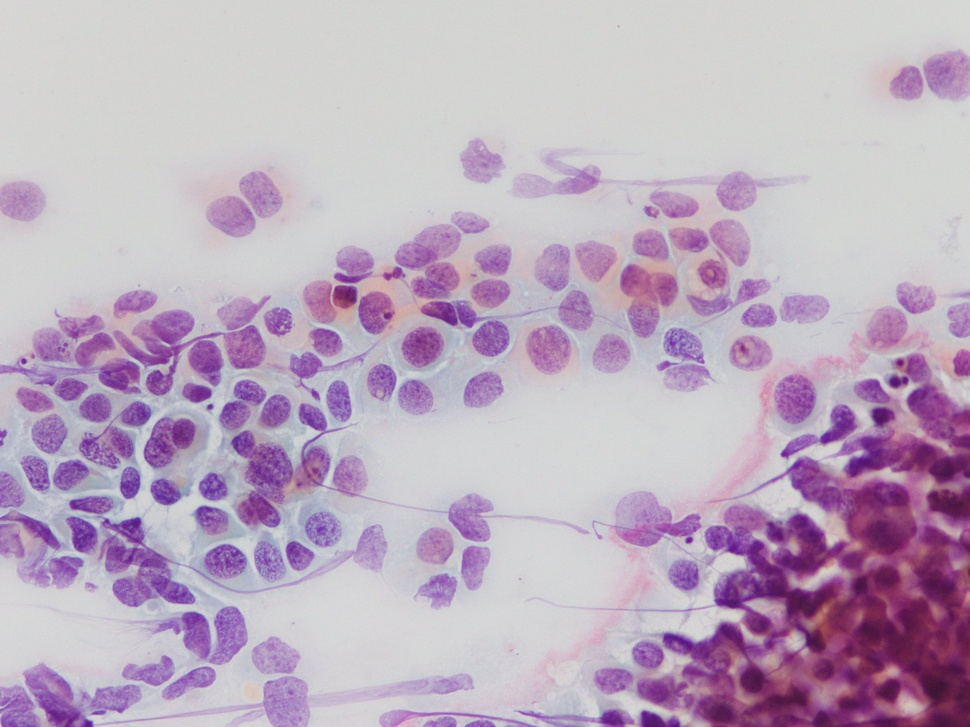
#> input picture Week_13_IMAGE_data/DAY3/Image_6385.jpg, 970 x 727 px, shrunk from 1920 x 1440 before the run
$ jupyter execute gauss.ipynb
#> lines starting #> are read from the running program, lines starting #| are printed output that depends on the picture
[cell 1]
import cv2
import matplotlib.pyplot as plt
import numpy as np

[cell 2]
img = cv2.imread('Image_6385.jpg')
#> img is the input picture: shape (727, 970, 3); mean B, G, R 191.3, 171.7, 188.9
plt.imshow(img)
plt.axis('Off')
plt.show()

[cell 3]
img_filtered = cv2.GaussianBlur(img,(5,5),sigmaX=1)
plt.imshow(img_filtered)
plt.axis('Off')
plt.show()

[cell 4]
def gaussian_kernal(size, sigma):
#> called with size = 5, sigma = 1.4
    if size % 2 == 0 :
        size = size + 1
    max_point = size // 2
    min_point =  - max_point

    Kernal = np.zeros((size , size))
    for x in range(min_point, max_point+1):
        for y in range(min_point , max_point +1):
            value = (1 / (2 * np.pi * sigma**2)) * np.exp(-(x**2 + y**2) / (2 * sigma**2))
            Kernal[x-min_point , y-min_point] = value
    print(Kernal)
    return Kernal

[cell 5]
kernel = gaussian_kernal(size = 5  ,sigma = 1.4 )

[cell 6]
img = cv2.imread('Image_6385.jpg')

[cell 7]
img = cv2.imread('Image_6385.jpg',0)
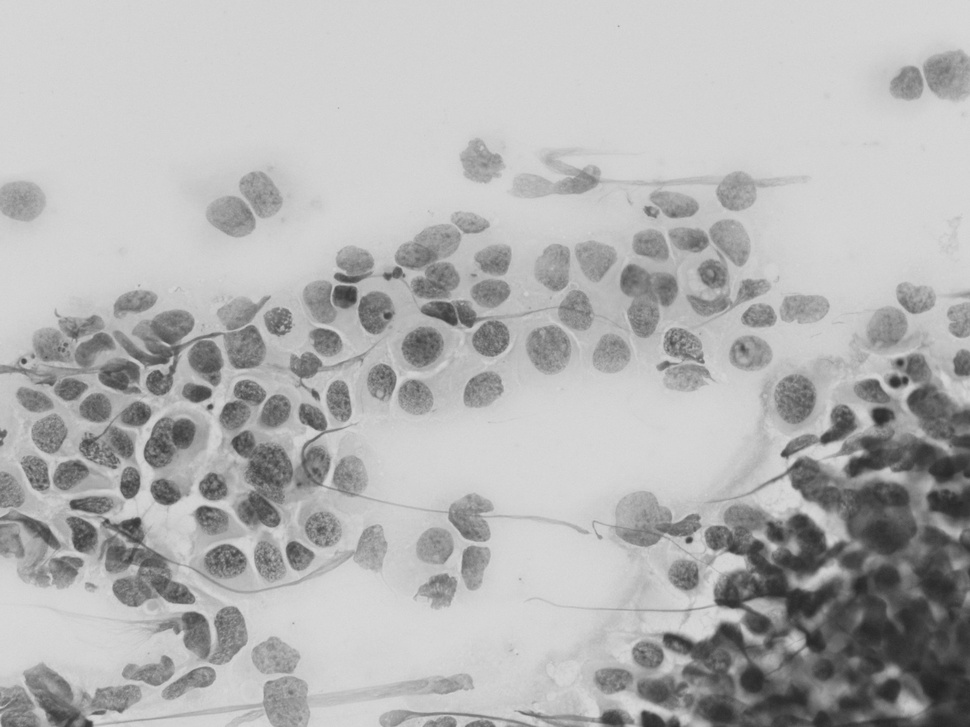
#> img: shape (727, 970); min 35, max 218, mean 179.1

# Các giá trị sigma cần thử
sigma_values = [2.5, 5.0, 10.0]

# Tạo một figure để hiển thị các ảnh
plt.figure(figsize=(12, 8))

# Lặp qua từng giá trị sigma và áp dụng Gaussian Filter theo 2 cách
for i, sigma in enumerate(sigma_values):
    # Áp dụng Gaussian Filter bằng cách sử dụng hàm GaussianBlur của OpenCV
    img_blur_cv2 = cv2.GaussianBlur(img, (0, 0), sigma)

    # Áp dụng Gaussian Filter bằng cách sử dụng hàm gaussian_kernel đã tự định nghĩa
    kernel = gaussian_kernal(5, sigma)  # Sử dụng kernel size = 5 cho mọi sigma
    img_blur_custom = cv2.filter2D(img, -1, kernel)  # Áp dụng kernel vào ảnh

    # Hiển thị kết quả
    plt.subplot(3, 2, 2*i+1)
    plt.imshow(img_blur_cv2, cmap='gray')
    plt.title(f'Gaussian Filter (cv2) - Sigma {sigma}')
    plt.axis('off')

    plt.subplot(3, 2, 2*i+2)
    plt.imshow(img_blur_custom, cmap='gray')
    plt.title(f'Gaussian Filter (Custom) - Sigma {sigma}')
    plt.axis('off')
#> this loop made 3 passes
#> pass 1, `img_blur_custom = cv2.filter2D(img, -1, kernel)`:
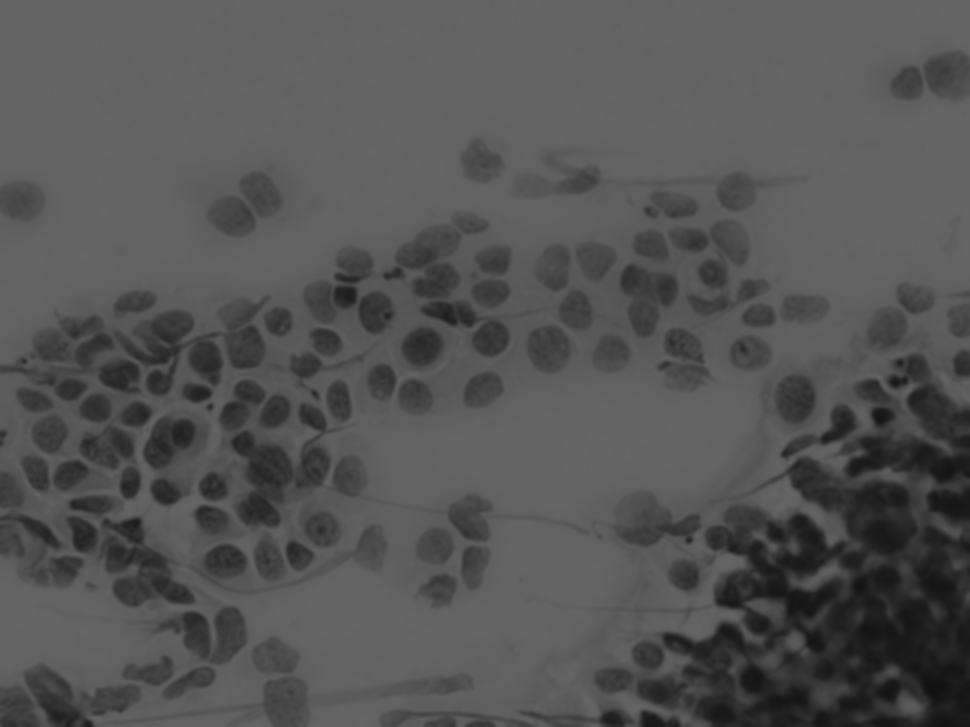
#> img_blur_custom: shape (727, 970); min 17, max 101, mean 84.3
#> pass 2, `img_blur_cv2 = cv2.GaussianBlur(img, (0, 0), sigma)`:
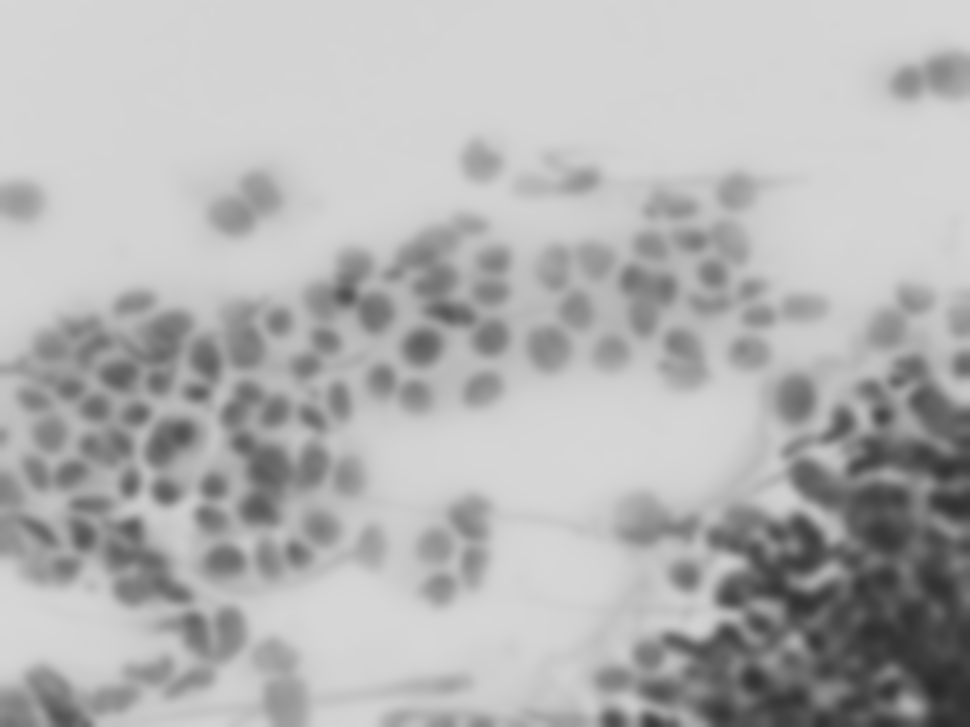
#> img_blur_cv2: shape (727, 970); min 41, max 215, mean 179.1
#> pass 2, `img_blur_custom = cv2.filter2D(img, -1, kernel)`:
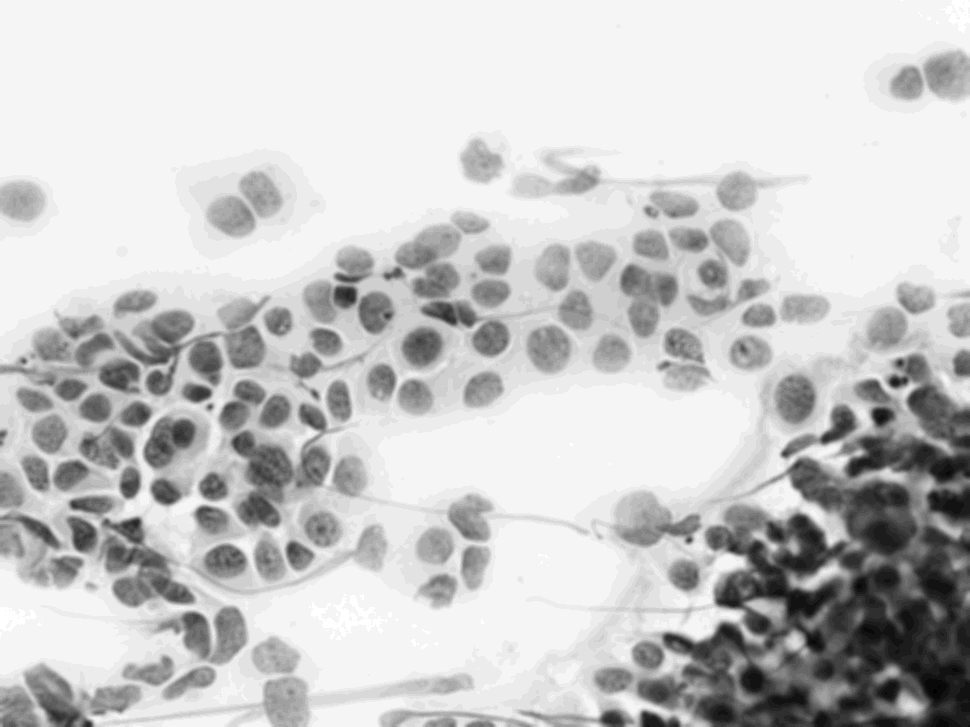
#> img_blur_custom: shape (727, 970); min 5, max 32, mean 26.3; drawn with min black and max white

# Hiển thị tất cả kết quả
plt.tight_layout()
plt.show()
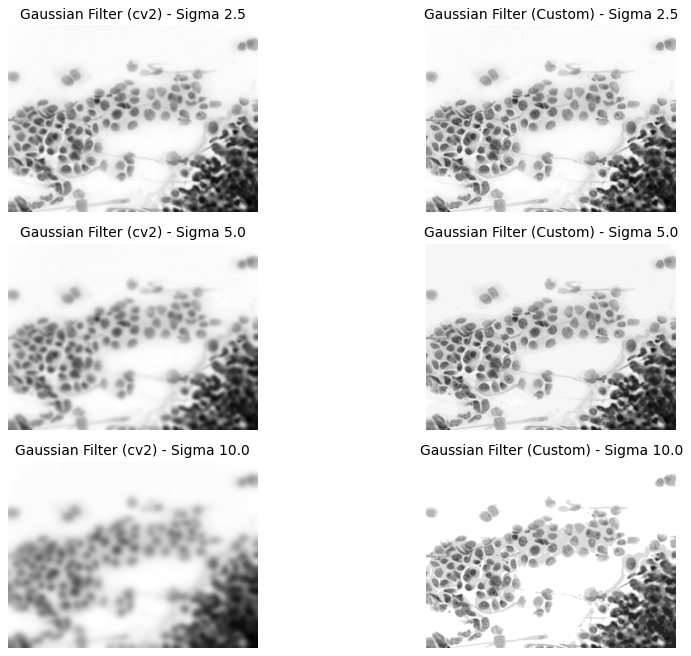
#> figure drawn by matplotlib, 6 panels

[cell 8]
import numpy as np

def gaussian_kernel(size, sigma):
#> called with size = 5, sigma = 1.4
    if size % 2 == 0:
        size = size + 1  # Đảm bảo size là số lẻ
    max_point = size // 2
    min_point = - max_point  # Chỉ số nhỏ nhất

    Kernal = np.zeros((size, size))  # Ma trận Kernel khởi tạo toàn giá trị 0
    for x in range(min_point, max_point + 1):
        for y in range(min_point, max_point + 1):
            # Tính giá trị Gaussian tại mỗi điểm (x, y)
            value = (1 / (2 * np.pi * sigma**2)) * np.exp(-(x**2 + y**2) / (2 * sigma**2))

            # Debug: In giá trị (x, y) và giá trị Gaussian tương ứng
            print(f"x = {x}, y = {y}, value = {value}")

            # Debug: In chỉ số ma trận mà giá trị sẽ được gán
            print(f"Assigning to Kernal[{x - min_point}, {y - min_point}]")

            # Gán giá trị vào ma trận
            Kernal[x - min_point, y - min_point] = value

    print("Final Kernal Matrix:")
    print(Kernal)
    return Kernal

# Thử nghiệm với size = 5 và sigma = 1.4
kernel = gaussian_kernel(5, 1.4)

$ run again, with Week_13_IMAGE_data/DAY3/image.jpg copied over Week_13_IMAGE_data/DAY3/Image_6385.jpg
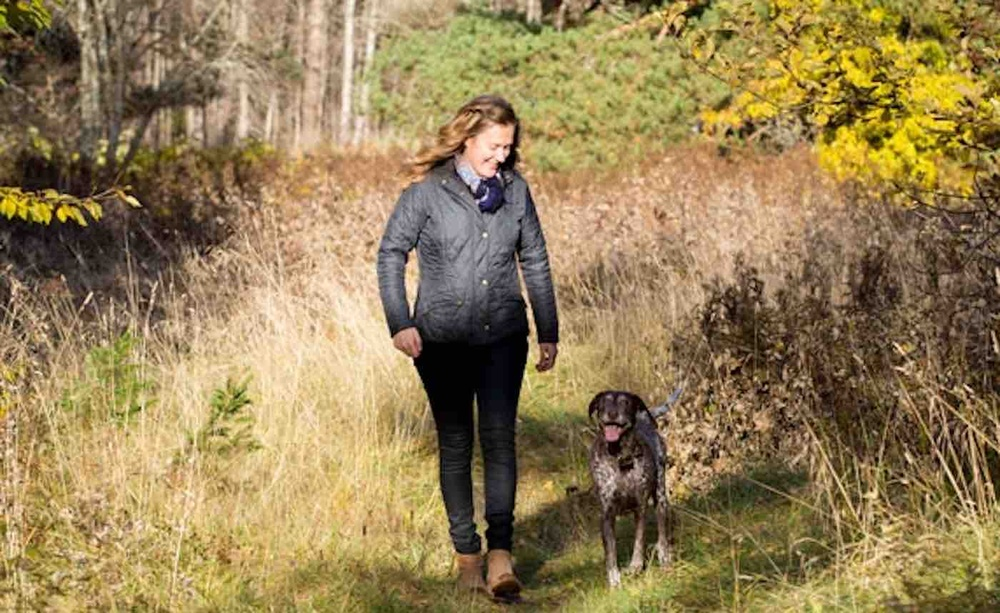
#> input picture Week_13_IMAGE_data/DAY3/image.jpg, 1000 x 613 px, shrunk from 1400 x 858 before the run
#> img is the input picture: shape (613, 1000, 3); mean B, G, R 86, 128.5, 149.8
#> img: shape (613, 1000)
#> the loop `for i, sigma in enumerate(sigma_values):` made 3 passes
#> pass 1, `img_blur_custom = cv2.filter2D(img, -1, kernel)`:
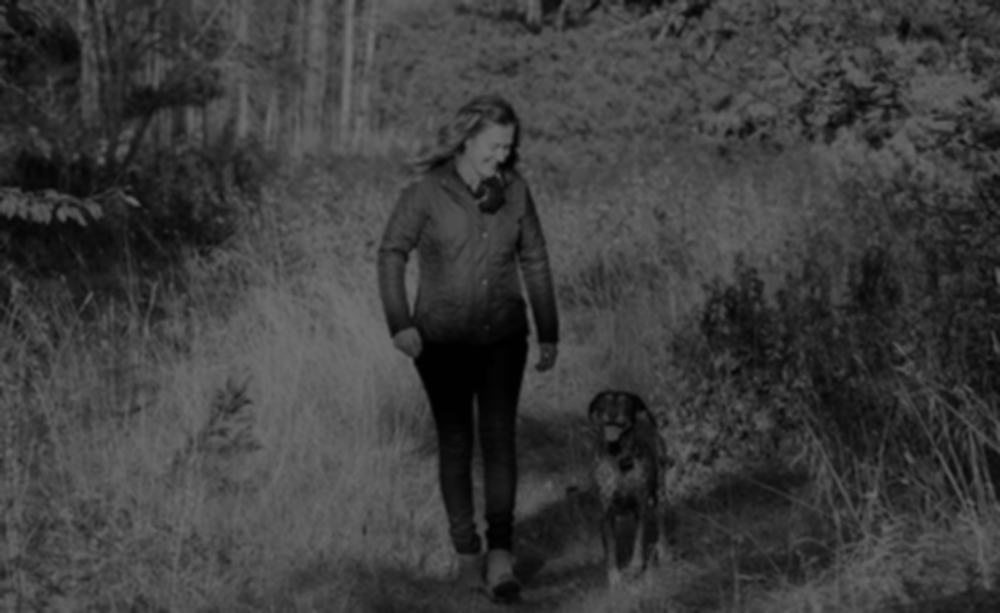
#> img_blur_custom: shape (613, 1000); min 0, max 114, mean 61.2
#> pass 2, `img_blur_custom = cv2.filter2D(img, -1, kernel)`:
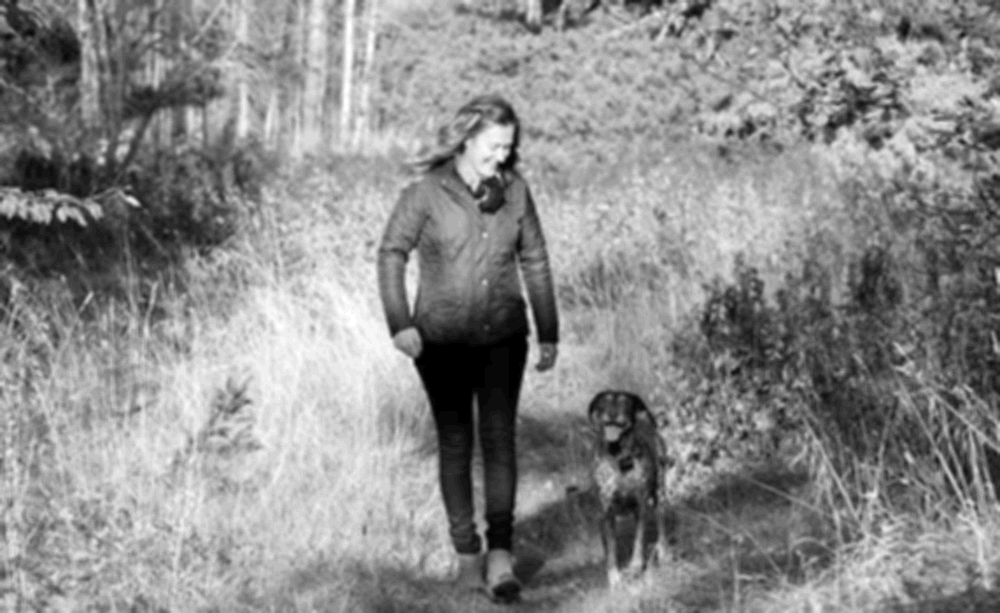
#> img_blur_custom: shape (613, 1000); min 0, max 35, mean 19.1; drawn with min black and max white
